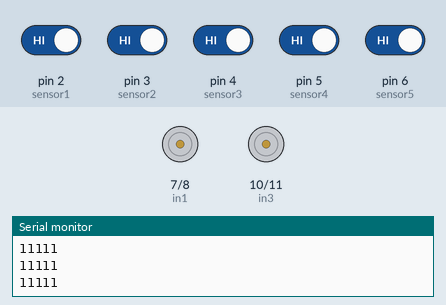
Bench run of a sketch on a simulated Arduino Uno, built with avr-gcc and run on an emulated ATmega328P. Parts: motor-driver pin pairs drawn as motors (green arrow = first pin HIGH = forward, orange = second pin HIGH = backward, longer = more drive, scaled by the enable pin), the last lines printed to the serial monitor. The inputs (shaded band) are chosen by the test bench; at power-on: pin 2 (sensor1), pin 3 (sensor2), pin 4 (sensor3), pin 5 (sensor4), pin 6 (sensor5) HIGH.

Above: at 1.2 s.
1.3 s: pin 2 (sensor1) driven LOW
At 1.8 s:
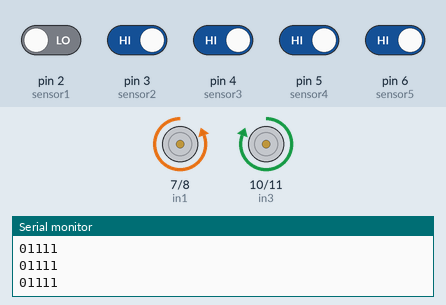
2.8 s: pin 4 (sensor3) driven LOW
At 4.0 s:
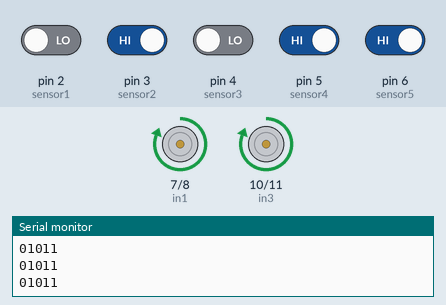
4.3 s: pin 4 (sensor3) driven HIGH
At 5.3 s:
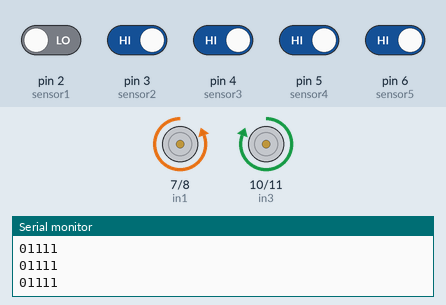
5.8 s: pin 5 (sensor4) driven LOW
At 6.4 s:
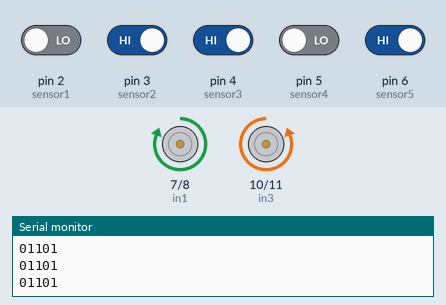
7.3 s: pin 5 (sensor4) driven HIGH
At 8.7 s:
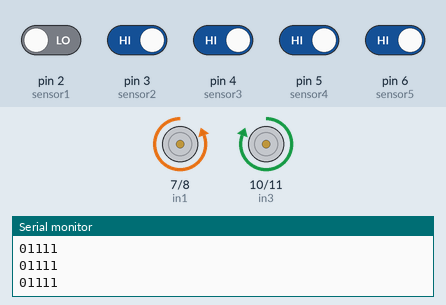
Timing chart, 0 to 9.8 s (numbered marks = the images above; inputs shaded):
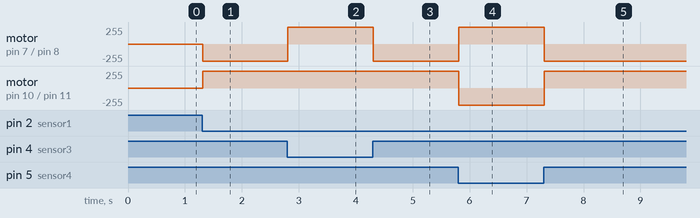

The sketch:

LFR_FINAL.ino
```cpp
// Pin Definitions for Motor A
const int in1 = 7;  // Motor A forward
const int in2 = 8;  // Motor A backward
const int ena = 9;// Motor A speed control (PWM pin)

// Pin Definitions for Motor B
const int in3 = 10;  // Motor B forward
const int in4 = 11; // Motor B backward
const int enb = 12; // Motor B speed control (PWM pin)

// Pin Definitions for Sensors
const int sensor1 = 2;  // Far left
const int sensor2 = 3;  // Left
const int sensor3 = 4;  // Center
const int sensor4 = 5;  // Right
const int sensor5 = 6;  // Far right

// Motor speed
const int motorSpeed = 255; // Base speed of the motors (adjust as needed)

void setup() {
    // Motor Pins
    pinMode(in1, OUTPUT);
    pinMode(in2, OUTPUT);
    pinMode(ena, OUTPUT);
    pinMode(in3, OUTPUT);
    pinMode(in4, OUTPUT);
    pinMode(enb, OUTPUT);

    // Sensor Pins
    pinMode(sensor1, INPUT);
    pinMode(sensor2, INPUT);
    pinMode(sensor3, INPUT);
    pinMode(sensor4, INPUT);
    pinMode(sensor5, INPUT);

    // Start Serial for Debugging
    Serial.begin(9600);
}

void loop() {
    // Read IR sensors
    int s1 = digitalRead(sensor1); // Far left
    int s2 = digitalRead(sensor2); // Left
    int s3 = digitalRead(sensor3); // Center
    int s4 = digitalRead(sensor4); // Right
    int s5 = digitalRead(sensor5); // Far right

    // Debug output
    Serial.print(s1);
    Serial.print(s2);
    Serial.print(s3);
    Serial.print(s4);
    Serial.println(s5);
             if( s3 == LOW && s4 == LOW && s5 == LOW ){
        sharpRight();
    }

    else if (s3 == LOW ) {
        moveForward();
    }            else  if( s3 == LOW && s4 == LOW && s5 == LOW ){
        sharpRight();
    }
    else if (s3 == LOW && s4 == LOW) {
        sharpRight();
    }

     else if (s4 == LOW) {
        sharpRight();
    }
    else if (s4 == LOW && s5 == LOW) {
        sharpRight();
    } else if (s3 == LOW && s2 == LOW) {
        sharpLeft();
    }
    else if (s2 == LOW) {
        sharpLeft();
    }
    else if (s1 == LOW && s2 == LOW) {
        sharpLeft();
    }
            else  if(s1 == LOW && s2 == LOW && s3 == LOW  ){
        sharpLeft();
    }

    else if (s1 == LOW ) {
         sharpLeft();
    }
    else  if(s1 == LOW && s2 == LOW && s3 == LOW && s4 == LOW && s5 == LOW  ){
        stopMotors();
    }
        else  if(s1 == LOW && s2 == LOW && s3 == LOW  ){
        sharpLeft();
    }
        else  if( s3 == LOW && s4 == LOW && s5 == LOW ){
        sharpRight();
    }
}


// Movement Functions
void moveForward() {
    digitalWrite(in1, HIGH);  // Left motor forward
    digitalWrite(in2, LOW);
    analogWrite(ena, motorSpeed);  // Set left motor speed

    digitalWrite(in3, HIGH);  // Right motor forward
    digitalWrite(in4, LOW);
    analogWrite(enb, motorSpeed);  // Set right motor speed
}

void slightLeft() {
    digitalWrite(in1, LOW);  // Left motor stops (slows)
    digitalWrite(in2, LOW);
    analogWrite(ena, motorSpeed / 2);  // Half speed on left motor

    digitalWrite(in3, HIGH);  // Right motor forward
    digitalWrite(in4, LOW);
    analogWrite(enb, motorSpeed);  // Full speed on right motor
}


void slightRight() {
    digitalWrite(in1, HIGH);  // Left motor forward
    digitalWrite(in2, LOW);
    analogWrite(ena, motorSpeed);  // Full speed on left motor

    digitalWrite(in3, LOW);  // Right motor stops (slows)
    digitalWrite(in4, LOW);
    analogWrite(enb, motorSpeed / 2);  // Half speed on right motor
}

void sharpRight() {
    digitalWrite(in1, HIGH);  // Left motor forward
    digitalWrite(in2, LOW);
    analogWrite(ena, motorSpeed);  // Full speed forward on left motor

    digitalWrite(in3, LOW);   // Right motor backward
    digitalWrite(in4, HIGH);
    analogWrite(enb, motorSpeed);  // Full speed backward on right motor
}


void sharpLeft() {
    digitalWrite(in1, LOW);   // Left motor backward
    digitalWrite(in2, HIGH);
    analogWrite(ena, motorSpeed);  // Full speed backward on left motor

    digitalWrite(in3, HIGH);  // Right motor forward
    digitalWrite(in4, LOW);
    analogWrite(enb, motorSpeed);  // Full speed forward on right motor
}


void stopMotors() {
    digitalWrite(in1, LOW);
    digitalWrite(in2, LOW);
    analogWrite(ena, 0); // Stop left motor

    digitalWrite(in3, LOW);
    digitalWrite(in4, LOW);
    analogWrite(enb, 0); // Stop right motor
}
```

Measured:
- after the input at 1.3 s, motor on pin 7 (in1) / pin 8 (in2): stopped → backward 255/255 at once; motor on pin 10 (in3) / pin 11 (in4): stopped → forward 255/255 at once
- after the input at 2.8 s, motor on pin 7 (in1) / pin 8 (in2): backward 255/255 → forward 255/255 at once
- after the input at 4.3 s, motor on pin 7 (in1) / pin 8 (in2): forward 255/255 → backward 255/255 at once
- after the input at 5.8 s, motor on pin 7 (in1) / pin 8 (in2): backward 255/255 → forward 255/255 at once; motor on pin 10 (in3) / pin 11 (in4): forward 255/255 → backward 255/255 at once
- after the input at 7.3 s, motor on pin 7 (in1) / pin 8 (in2): forward 255/255 → backward 255/255 at once; motor on pin 10 (in3) / pin 11 (in4): backward 255/255 → forward 255/255 at once
